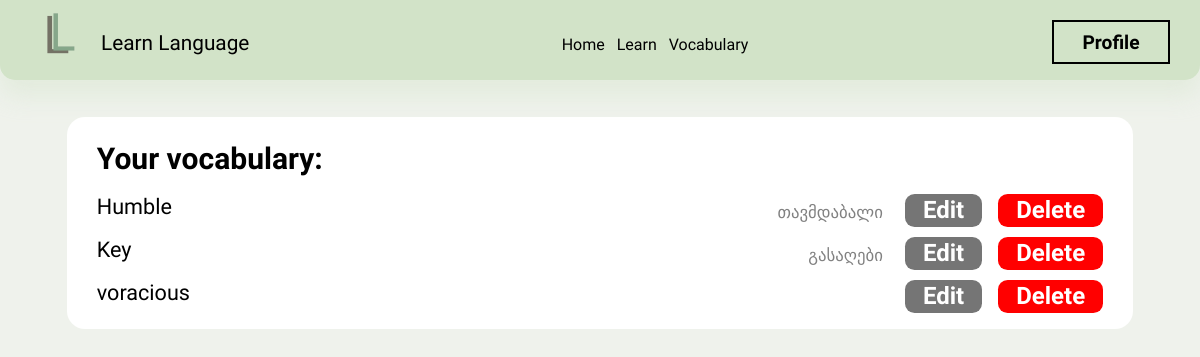
Page /vocabulary/ (signed in) on the earlier database version.
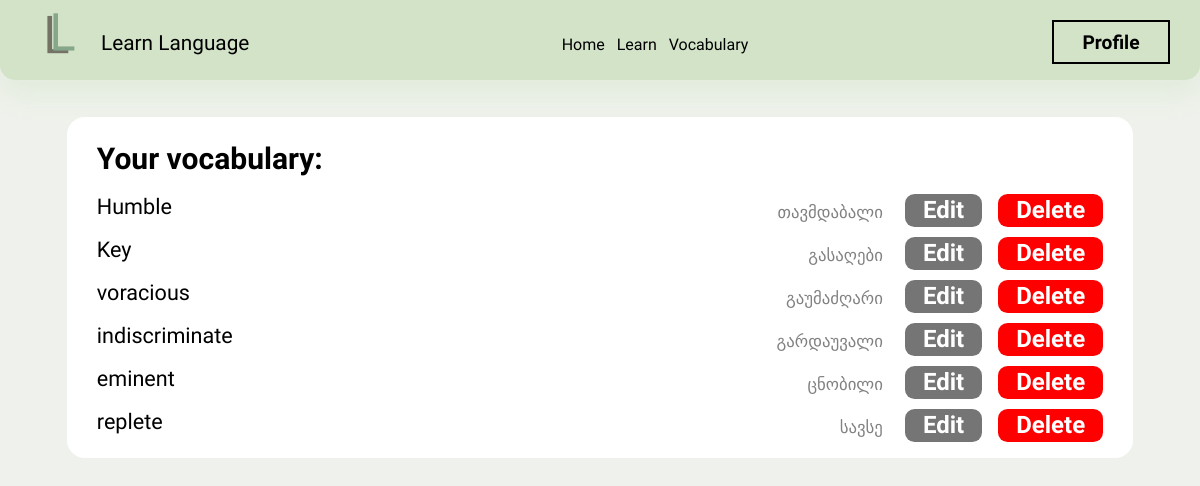
Same page on the later database version.
### LL/models.py (models this page shows, shortened)
class Word(models.Model):
    user = models.ForeignKey(User, on_delete=models.CASCADE, related_name="word_for_user")
    word = models.CharField(max_length=100)
    learned = models.BooleanField(default=False)
    meaning = models.CharField(max_length=100, default="")

### LL/views.py (the view)
# urls.py: path('vocabulary/', views.vocabulary, name="vocabulary"),
def vocabulary(request):
    words = Word.objects.all().filter(user=request.user)
    return render(request, "vocab.html", {
        "words": words
    })

### LL/templates/vocab.html (shortened to what this page needs)
{% extends 'layout.html' %}
{% load static %}
{% block header %}
    <link href="{% static 'css/vocab.css' %}" rel="stylesheet">
{% endblock %}
{% block body %}
    <div class="words-list">
        <h1 class="words-list-header">Your vocabulary:</h1>
        {% for word in words %}
            <div class="word-list-list">
                <h1 class="word-list-list-word">{{ word.word }}</h1>
                <div class="word-list-list-buttons">
                    <h1 class="word-list-list-translation">{{ word.meaning }}</h1>
                    <button class="word-list-list-button2" onclick="open_edit_div(`{{word.word}}`, `{{word.meaning}}`)">Edit</button>
                    <button class="word-list-list-button1" onclick="delete_word(`{{ word.word }}`, `{{word.pk}}`)">Delete</button>
                </div>
            </div>
        {% endfor %}
    </div>
{% endblock %}

### LL/templates/layout.html (shortened to what this page needs)
{% load static %}
<!DOCTYPE html>
<html lang="en">
    <head>
        {% block header %}{% endblock %}
        <link href="{% static 'css/layout.css' %}" rel="stylesheet">
    </head>
    <body>
        <div class="navbar-back" id="navbar-back">
            <div class="navbar-padding">
                <div class="navbar-brand">
                    <img src="{% static 'images/Logo.png' %}" class="navbar-logo">
                    <a href="{% url 'index' %}" style="text-decoration: none;"><h1 class="navbar-title">Learn Language</h1></a>
                </div>
                <div class="navbar-navs">
                    <h1 class="navbar-nav"><a href="{% url 'index' %}" style="text-decoration: none; color: black;">Home</a></h1>
                    <h1 class="navbar-nav"><a href="{% url 'learn' %}" style="text-decoration: none; color: black;">Learn</a></h1>
                    <h1 class="navbar-nav"><a href="{% url 'vocabulary' %}" style="text-decoration: none; color: black;">Vocabulary</a></h1>
                </div>
                {% if request.user.is_authenticated %}
                    <div class="navbar-profile-div">
                        <div class="navbar-profile-divs" onclick="open_profile_div()">
                            <h1 class="navbar-profile-divs-text" onclick="open_profile_div()">Profile</h1>
                        </div>
                    </div>
                {% endif %}
            </div>
        </div>
        <div class="profile-div" id="profile-div">
            <div class="profile-front">
                <div class="profile-card3">
                    <h1 class="profile-delete-text">
                        <b class="">Delete your Learn Language account
                    </h1>
                </div>
            </div>
        </div>
        {% block body %}
        {% endblock %}
    </body>
</html>

### LL/static/css/vocab.css (style rules this page uses)
.words-list { position: relative; top: calc(2vw + 85px); left: 5%; width: 85%; height: max-content; padding-top: 2vw; padding-bottom: 2vw; padding-left: 2.5%; padding-right: 2.5%; background-color: #FFFFFF; border-radius: 1.5vw; }
.words-list-header { position: relative; top: 0px; left: 0px; width: 100%; height: max-content; padding: 0; margin: 0; font-size: 2.5vw; font-family: "Kdam Thmor Pro"; font-weight: bold; }
.word-list-list { position: relative; top: 0; left: 0; width: 100%; height: max-content; margin-top: 1.5vw; }
.word-list-list-word { position: relative; top: 0; left: 0; width: max-content; height: max-content; font-size: 1.8vw; font-family: "Kdam Thmor Pro"; font-weight: normal; color: black; display: inline-block; padding: 0; margin: 0; max-width: 50%; }
.word-list-list-buttons { position: absolute; right: 0; top: 0%; height: 100%; }
.word-list-list-button1 { position: relative; top: 0%; right: 0; width: max-content; height: max-content; padding: 0; margin: 0; font-size: 2vw; font-family: "Itim"; font-weight: bold; color: white; background-color: red; border-radius: 0.8vw; padding-left: 1.5vw; padding-right: 1.5vw; padding-top: 0.2vw; padding-bottom: 0.2vw; outline: none; border: none; display: inline-block; cursor: pointer; }
.word-list-list-button2 { position: relative; top: 0%; right: 0; width: max-content; height: max-content; padding: 0; margin: 0; margin-right: 1vw; font-size: 2vw; font-family: "Itim"; font-weight: bold; color: white; background-color: rgb(117, 117, 117); border-radius: 0.8vw; padding-left: 1.5vw; padding-right: 1.5vw; padding-top: 0.2vw; padding-bottom: 0.2vw; outline: none; border: none; display: inline-block; cursor: pointer; }
.word-list-list-translation { position: relative; top: 0%; right: 0; width: max-content; height: max-content; padding: 0; margin: 0; font-size: 1.4vw; font-family: "Kdam Thmor Pro"; font-weight: normal; color: rgb(129, 129, 129); border-radius: 0.8vw; padding-left: 1.5vw; padding-right: 1.5vw; padding-top: 0.2vw; padding-bottom: 0.2vw; outline: none; border: none; display: inline-block; }

Differences in the rows shown:
changed Word "voracious": meaning (not shown) → "გაუმაძღარი"
added Word: word "indiscriminate", meaning "გარდაუვალი"
added Word: word "eminent", meaning "ცნობილი"
added Word: word "replete", meaning "სავსე"
